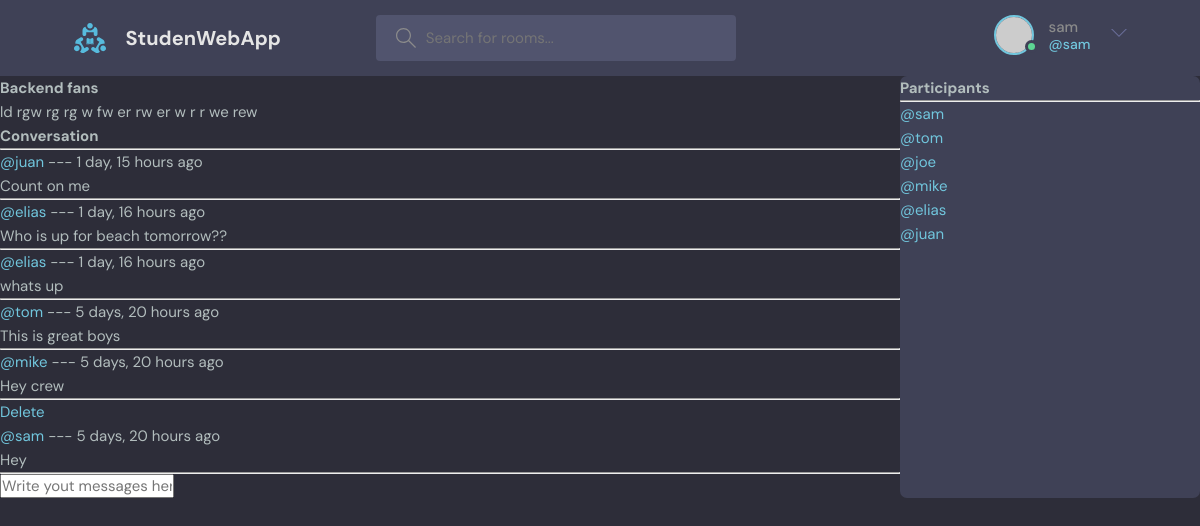
Page /room/4 (signed in) on the committed database.
### base/models.py (models this page shows, shortened)
class Room(models.Model):
    host = models.ForeignKey(User, on_delete=models.SET_NULL, null=True)
    topic = models.ForeignKey(Topic, on_delete=models.SET_NULL, null=True)
    name = models.CharField(max_length=200)
    description = models.TextField(null=True, blank=True)
    participants = models.ManyToManyField(User, related_name="participants", blank=True)
    updated = models.DateTimeField(auto_now=True)
    created = models.DateTimeField(auto_now_add=True)
    class Meta:
        ordering = ['-updated','-created']

class Message(models.Model):
    user = models.ForeignKey(User, on_delete=models.CASCADE)
    room = models.ForeignKey( Room, on_delete=models.CASCADE)
    body = models.TextField()
    updated = models.DateTimeField(auto_now=True)
    created = models.DateTimeField(auto_now_add=True)
    class Meta:
        ordering = ['-updated','-created']

### base/views.py (the view, shortened to what this page needs)
# urls.py: path('room/<str:pk>', views.room, name="room"),
def room(request, pk):
    room = Room.objects.get(id=pk)
    room_messages = room.message_set.all().order_by('-created')
    participants = room.participants.all()
    context = {"room":room, "room_messages": room_messages, "participants": participants}
    return render(request, 'base/room.html', context)

### base/templates/base/room.html (shortened to what this page needs)
{% extends 'layout.html' %}
    {% block mainBlock %}
        <div class="room-container">
            <div class="conversation">
                <h1>{{ room.name }}</h1>
                <p>{{ room.description }}</p>
                <div class="comment-wrapper">
                    <h3>Conversation</h3>
                    <hr>
                    <div class="messages">
                        {% for message in room_messages %}
                            <div>
                                {% if request.user == message.user %}
                                    <a href="{% url 'delete-message' message.id %}">Delete</a>
                                    <br>
                                {% endif %}
                                <small> <a href="{% url 'user-profile' message.user.id %}">@{{ message.user }}</a>  ---  {{ message.created|timesince }} ago</small>
                                <p>{{ message.body }}</p>
                                <hr>
                            </div>
                        {% endfor %}
                    </div>
                </div>
                {% if request.user.is_authenticated %}
                    <div class="comment-form">
                        <form action="" method="post">
                            <input type="text" name="body" placeholder="Write yout messages here...">
                        </form>
                    </div>
                {% endif %}
            </div>
            <div class="participants">
                <h3>Participants</h3>
                <hr>
                {% for user in participants %}
                <div>
                    <a href="{% url 'user-profile' user.id %}">@{{ user.username }}</a>
                </div>
                {% endfor %}
            </div>
        </div>
    {% endblock mainBlock %}

### templates/navbar.html (shortened to what this page needs)
{% load static %}
<header class="header header--loggedIn">
    <div class="container">
      <a href="{% url 'home' %}" class="header__logo">
        <img src="{% static 'images/logo.svg' %}" />
        <h1>StudenWebApp</h1>
      </a>
      <form class="header__search" action="{% url 'home' %}" method="get">
        <label>
          <input type="text" name="q" placeholder="Search for rooms..." />
        </label>
      </form>
      <nav class="header__menu">
    {% if request.user.is_authenticated %}
        <div class="header__user">
          <a href="{% url 'user-profile' request.user.id %}">
            <div class="avatar avatar--medium active">
              <img src="https://randomuser.me/api/portraits/men/37.jpg" />
            </div>
            <p>{{ request.user.username }} <span>@{{ request.user.username }}</span></p>
          </a>
          <button class="dropdown-button">
            <svg version="1.1" xmlns="http://www.w3.org/2000/svg" width="32" height="32" viewBox="0 0 32 32">
              <title>chevron-down</title>
              <path d="M16 21l-13-13h-3l16 16 16-16h-3l-13 13z"></path>
            </svg>
          </button>
        </div>
     {% else %}
        <a href="{% url 'login' %}">
          <img src="{% static 'images/avatar.svg' %}" />
          <p>Login</p>
        </a>
    {% endif %}
      </nav>
    </div>
  </header>

### static/styles/style.css (style rules this page uses)
:root { --color-main: #71c6dd; --color-main-light: #e1f6fb; --color-dark: #3f4156; --color-dark-medium: #51546e; --color-dark-light: #696d97; --color-light: #e5e5e5; --color-gray: #8b8b8b; --color-light-gray: #b2bdbd; --color-bg: #2d2d39; --color-success: #5dd693; --color-error: #fc4b0b; }
* { font-family: "DM Sans", -apple-system, BlinkMacSystemFont, "Segoe UI", Roboto, Oxygen, Ubuntu, Cantarell, "Open Sans", "Helvetica Neue", sans-serif; margin: 0; padding: 0; box-sizing: border-box; text-rendering: optimizeLegibility; font-size: inherit; }
html { font-size: 56.25%; }
@media only screen and (min-width: 1200px) { html { font-size: 62.5%; } }
body { line-height: 1.6; font-weight: 400; font-size: 1.5rem; color: var(--color-light-gray); background-color: var(--color-bg); min-height: 100vh; }
img { width: 100%; }
a { display: inline-block; color: var(--color-main); text-decoration: none; }
.container { max-width: 120rem; width: 90%; margin: auto; }
.avatar { position: relative; display: inline-block; border-radius: 50%; border: 2px solid var(--color-main); }
.avatar img { display: block; border-radius: 50%; object-fit: cover; object-position: center; }
.avatar::after { content: ""; display: block; position: absolute; background-color: var(--color-gray); z-index: 111; border-radius: 50%; border: 0.3rem solid var(--color-dark); }
.avatar.active::after { background-color: var(--color-success); }
.avatar.avatar--medium img { width: 3.6rem; height: 3.6rem; border-radius: 50%; }
.avatar.avatar--medium:after { width: 0.7rem; height: 0.7rem; bottom: 0px; right: -6px; }
.header { padding: 1.5rem; background-color: var(--color-dark); }
.header > .container { display: flex; gap: 9.5rem; }
.header__logo, .header__user { display: flex; gap: 2rem; align-items: center; }
.header__logo > img { height: 3.2rem; width: 3.2rem; }
.header__logo > h1 { font-weight: 700; font-size: 2rem; color: var(--color-light); }
.header__search > label { background-color: var(--color-dark-medium); padding: 1.3rem 1rem; display: flex; align-items: center; gap: 1rem; border-radius: 4px; }
.header__search svg { fill: var(--color-gray); width: 2rem; height: 2rem; margin-left: 1rem; }
.header__search input { width: 30rem; background: transparent; border: none; outline: none; color: var(--color-light); }
.header__menu { margin-left: auto; position: relative; }
.header__menu a { display: flex; gap: 1.5rem; align-items: center; font-weight: 500; text-decoration: none; color: var(--color-gray); }
.header__menu img { height: 3.6rem; }
.header__menu p { line-height: 1.2; }
.header__menu span { color: var(--color-main); font-weight: 500; font-size: 1.4rem; display: block; }
.header__menu svg { width: 1.6rem; height: 1.6rem; fill: var(--color-dark-light); }
.dropdown-button { background: transparent; border: 0; outline: 0; cursor: pointer; }
.room, .participants { background: var(--color-dark); max-height: 87.5vh; border-radius: 0.7rem; overflow: hidden; position: relative; }

### base/templates/base/room.html (style rules this page uses)
.room-container { display: grid; grid-template-columns: 3fr 1fr; }

### rows in the picture
Room: name "Backend fans", description "ld rgw rg rg w fw er rw er w r r we rew"
Message: user "juan", created "1 day, 15 hours", body "Count on me"
Message: user "elias", created "1 day, 16 hours", body "Who is up for beach tomorrow??"
Message: user "elias", created "1 day, 16 hours", body "whats up"
Message: user "tom", created "5 days, 20 hours", body "This is great boys"
Message: user "mike", created "5 days, 20 hours", body "Hey crew"
Message: shows "Delete", user "sam", created "5 days, 20 hours", body "Hey"

### other values in the picture
{{ request.user.username }} "sam"
{{ user.username }} "sam"
{{ user.username }} "tom"
{{ user.username }} "joe"
{{ user.username }} "mike"
{{ user.username }} "elias"
{{ user.username }} "juan"
